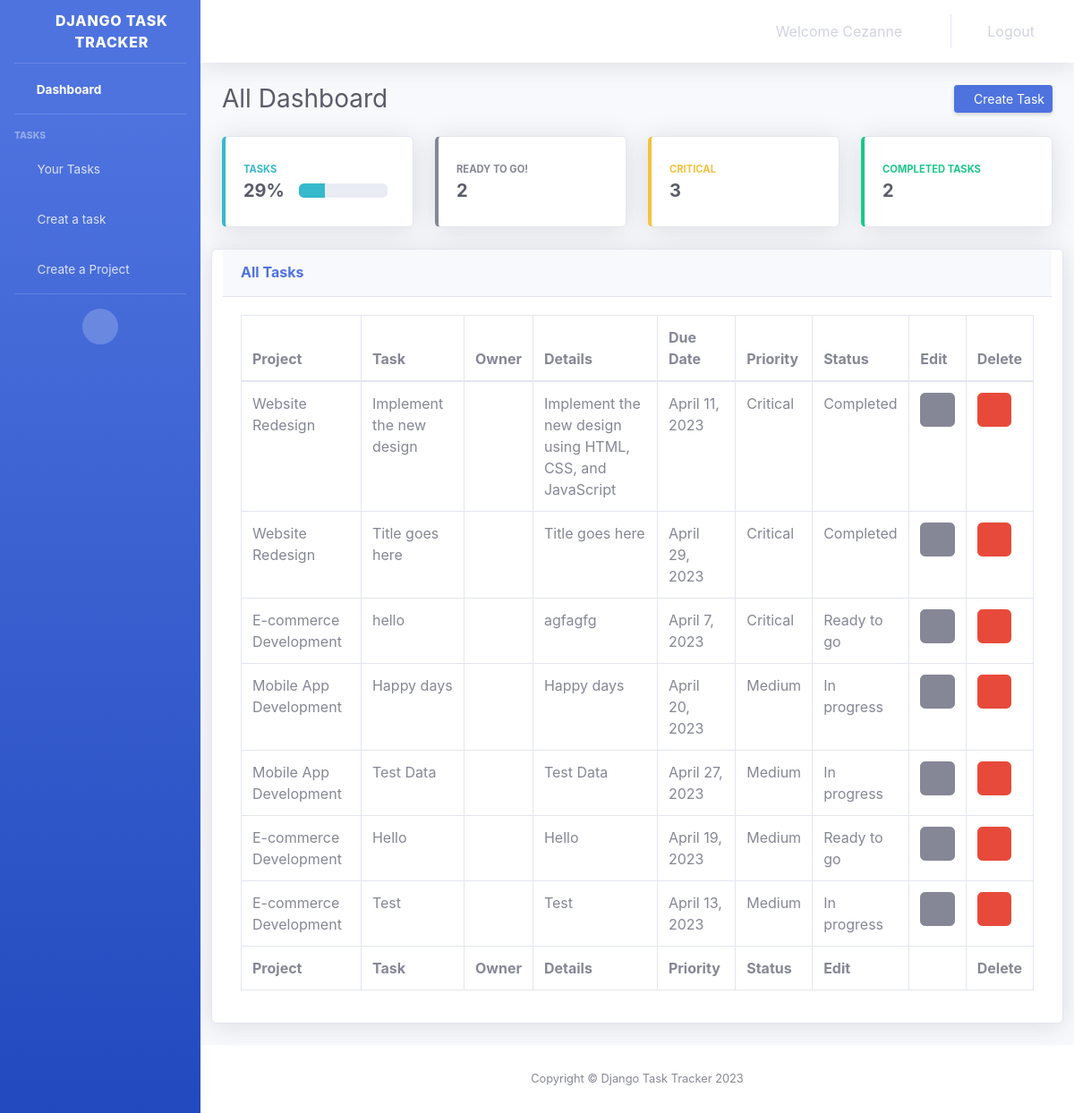
/dashboard (signed in), run on an earlier commit of the app's database.
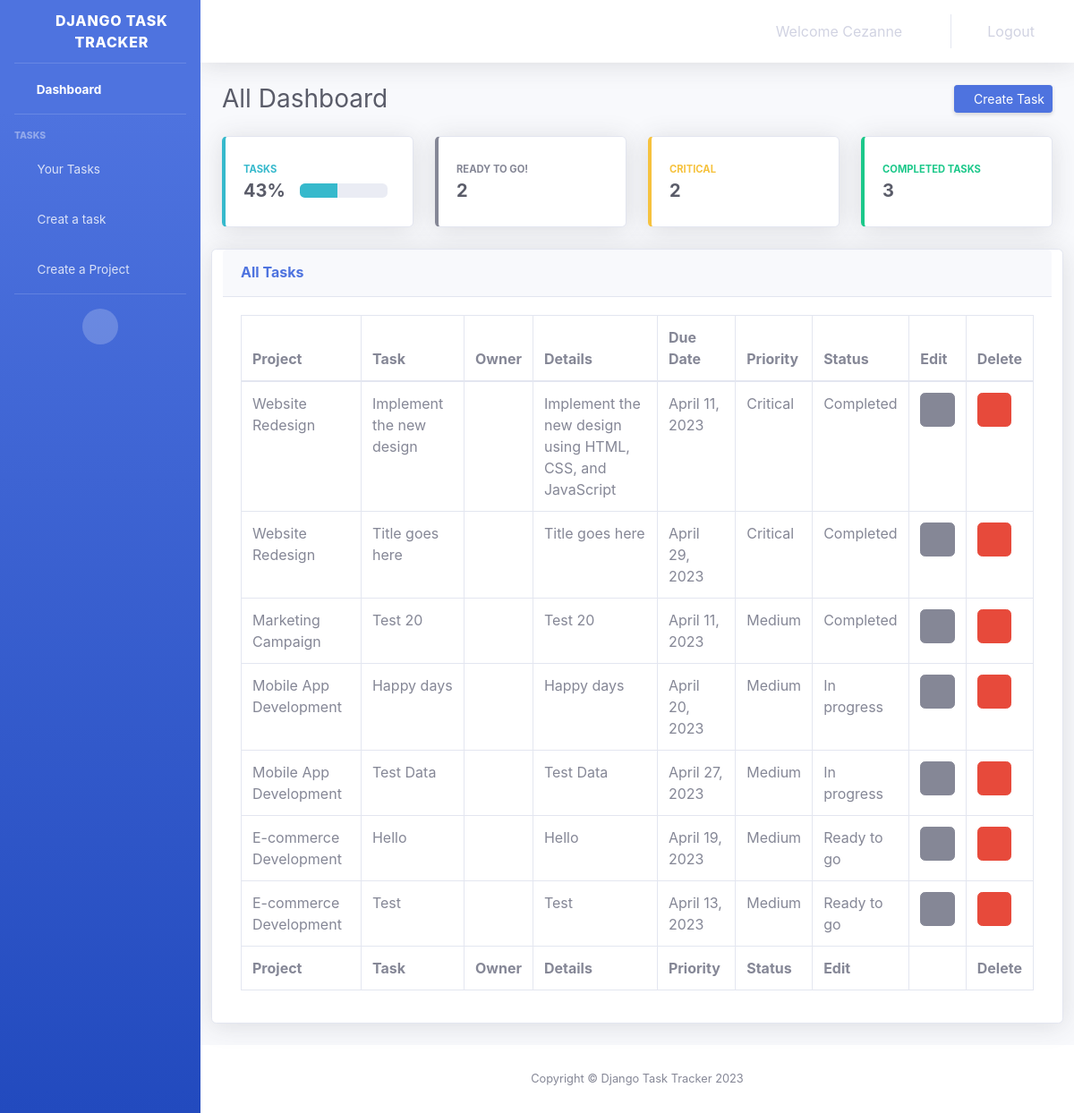
And on a later commit of the database.
### account/models.py (models this page shows, shortened)
class Task(models.Model):
    priority_choice= [
    ('Critical', 'Critical'),
    ('Medium', 'Medium'),
    ('Low', 'Low'),
    ('Best Effort', 'Best effort'),
    ]
    status_choice= [
    ('Ready to go', 'Ready to go'),
    ('In progress', 'In progress'),
    ('Completed', 'Completed'),
    ('stuck', 'Stuck'),
    ]
    owner = UserForeignKey(auto_user_add=True, on_delete=models.SET_NULL, null='TRUE')
    project = models.ForeignKey(Project, on_delete=models.CASCADE)
    title = models.CharField(max_length=100)
    details = models.TextField(blank=True)
    due_date = models.DateField()
    priority = models.CharField(max_length=100, null=True, choices=priority_choice)
    status = models.CharField(max_length=100, null=True, choices=status_choice)

class Project(models.Model):
    name = models.CharField(max_length=100)
    description = models.TextField(blank=True)
    start_date = models.DateField()

### account/views.py (the view)
# urls.py: path('dashboard', views.dashboard, name='dashboard'),
@login_required
def dashboard(request):
    task_list = Task.objects.all()
    critical_tasks = Task.objects.filter(priority='Critical').count()
    completed_tasks = Task.objects.filter(status='Completed').count()
    readygo_tasks = Task.objects.filter(status='Ready to go').count()
    total_tasks = Task.objects.count()
    if total_tasks > 0:
        percentage_completed = round((completed_tasks / float(total_tasks)) * 100)
    else:
        percentage_completed = 0
    context ={
        'taskslist':task_list,
        'readygo_tasks':readygo_tasks,
        'readygo_tasks':readygo_tasks,
        'critical_tasks':critical_tasks,
        'completed_tasks':completed_tasks,
        'percentage_completed':percentage_completed}
    return render(request, 'pages/dashboard.html', context)

### templates/pages/dashboard.html (shortened to what this page needs)
{% extends 'base.html' %}
{% block content %}
    <div id="wrapper">
    {% include 'partials/_nav.html'%}
         <div class="container-fluid">
            <div class="d-sm-flex align-items-center justify-content-between mb-4">
                <h1 class="h3 mb-0 text-gray-800">All Dashboard</h1>
                <a href="{% url 'create_task' %}" class="d-none d-sm-inline-block btn btn-sm btn-primary shadow-sm">
                <i class="fas fa-download fa-sm text-white-50"></i> Create Task</a>
            </div>
            <div class="row">
                <div class=col-lg-12 mb-4"">
                     <div class="row">
                        <div class="col-lg-3  mb-4">
                            <div class="card border-left-info shadow h-100 py-2">
                                <div class="card-body">
                                    <div class="row no-gutters align-items-center">
                                        <div class="col mr-2">
                                            <div class="text-xs font-weight-bold text-info text-uppercase mb-1">Tasks
                                            </div>
                                            <div class="row no-gutters align-items-center">
                                                <div class="col-auto">
                                                    <div class="h5 mb-0 mr-3 font-weight-bold text-gray-800">{{ percentage_completed }}%</div>
                                                </div>
                                                <div class="col">
                                                    <div class="progress">
                                                        <div class="progress-bar bg-info" role="progressbar" style="width:{{ percentage_completed }}%" aria-valuenow="" aria-valuemin="0"
                                                            aria-valuemax="100"></div>
                                                    </div>
                                                </div>
                                            </div>
                                        </div>
                                    </div>
                                </div>
                            </div>
                        </div>
                        <div class="col-lg-3  mb-4">
                            <div class="card border-left-secondary shadow h-100 py-2">
                                <div class="card-body">
                                    <div class="row no-gutters align-items-center">
                                        <div class="col mr-2">
                                            <div class="text-xs font-weight-bold text-secondary text-uppercase mb-1">
                                                Ready to go!</div>
                                            <div class="h5 mb-0 font-weight-bold text-gray-800">{{ readygo_tasks }}</div>
                                        </div>
                                        <div class="col-auto">
                                            <i class="fas fa-battery-quarter fa-2x text-gray-300"></i>
                                        </div>
                                    </div>
                                </div>
                            </div>
                        </div>
                        <div class="col-lg-3  mb-4">
                            <div class="card border-left-warning shadow h-100 py-2">
                                <div class="card-body">
                                    <div class="row no-gutters align-items-center">
                                        <div class="col mr-2">
                                            <div class="text-xs font-weight-bold text-warning text-uppercase mb-1">
                                                Critical</div>
                                            <div class="h5 mb-0 font-weight-bold text-gray-800">{{ critical_tasks }}</div>
                                        </div>
                                        <div class="col-auto">
                                            <i class="far fa-bell fa-2x text-gray-300"></i>
                                        </div>
                                    </div>
                                </div>
                            </div>
                        </div>
                        <div class="col-lg-3  mb-4">
                            <div class="card border-left-success shadow h-100 py-2">
                                <div class="card-body">
                                    <div class="row no-gutters align-items-center">
                                        <div class="col mr-2">
                                            <div class="text-xs font-weight-bold text-success text-uppercase mb-1">
                                                Completed Tasks</div>
                                            <div class="h5 mb-0 font-weight-bold text-gray-800">{{ completed_tasks }}</div>
                                        </div>
                                        <div class="col-auto">
                                            <i class="fas fa-check slot fa-2x text-gray-300"></i>
                                        </div>
                                    </div>
                                </div>
                            </div>
                        </div>
                    </div>
                </div>
            </div>
            <div class="row">
                    <div class="card shadow col-lg-12 mb-4">
                        <div class="card-header py-3">
                            <h6 class="m-0 font-weight-bold text-primary">All Tasks</h6>
                        </div>
                        <div class="card-body">
                            <div class="table-responsive">
                                <table class="table table-bordered" id="dataTable" width="100%" cellspacing="0">
                                    <thead>
                                        <tr>
                                            <th class="no arrows">Project</th>
                                            <th>Task</th>
                                            <th>Owner</th>
                                            <th>Details</th>
                                            <th>Due Date</th>
                                            <th>Priority</th>
                                            <th>Status</th>
                                            <th>Edit</th>
                                            <th>Delete</th>
                                        </tr>
                                    </thead>
                                    <tfoot>
                                        <tr>
                                            <th>Project</th>
                                            <th>Task</th>
                                            <th>Owner</th>
                                            <th>Details</th>
                                            <th>Priority</th>
                                            <th>Status</th>
                                            <th>Edit<th>
                                            <th>Delete</th>
                                        </tr>
                                    </tfoot>
                                   <tbody>
                                     {%for task in taskslist %}
                                     <tr>
                                        <td>{{ task.project.name }}</td>
                                        <td>{{ task.title }}</td>
                                        <td>{{ task.owner.get_full_name }}</td>
                                        <td>{{ task.details }}</td>
                                        <td>{{ task.due_date }}</td>
                                        <td>{{ task.priority }}</td>
                                        <td>{{ task.status }}</td>
                                        <td><a class="btn btn-secondary" href="{% url 'update_task' task.id %}" title="Edit task" >
                                            <i class="fas fa-pen"></i></a>
                                        </td>
                                        <td><a class="btn btn-danger" href="{% url 'delete_task' task.id %}" title="Edit task" >
                                            <i class="fas fa-trash-alt"></i></a>
                                        </td>
                                    </tr>
                                    {% endfor%}
                                </tbody>
                                </table>
                            </div>
                        </div>
                    </div>
            </div>
        </div>
        <footer class="sticky-footer bg-white">
                <div class="container my-auto">
                    <div class="copyright text-center my-auto">
                        <span>Copyright &copy; Django Task Tracker 2023</span>
                    </div>
                </div>
        </footer>
    </div>
{% endblock %}

### templates/base.html (shortened to what this page needs)
{% load static %}
<!DOCTYPE html>
<html lang="en">
    <head>
      {% load bootstrap4 %}
      {% bootstrap_css %}
    <link href="{% static 'vendor/fontawesome-free/css/all.min.css' %}" rel="stylesheet" type="text/css"/>
    <link href="{% static 'css/fontsgoogle.css' %}" rel="stylesheet" type="text/css"/>
    <link href="{% static 'css/sb-admin-2.min.css' %}" rel="stylesheet" />
    <link href="{% static 'vendor/datatables/dataTables.bootstrap4.min.css' %}" rel="stylesheet"/>
    </head>
  <body id="page-top">
    {% block content %}{% endblock %}
  </body>
</html>

### templates/partials/_nav.html (shortened to what this page needs)
        {% load static %}
        <ul class="navbar-nav bg-gradient-primary sidebar sidebar-dark accordion" id="accordionSidebar">
            <a class="sidebar-brand d-flex align-items-center justify-content-center" href="">
                <div class="sidebar-brand-icon rotate-n-15">
                    <i class="fas fa-laugh-wink"></i>
                </div>
                <div class="sidebar-brand-text mx-3">Django Task Tracker</div>
            </a>
            <hr class="sidebar-divider my-0">
            <li class="nav-item active">
                <a class="nav-link" href="{% url 'dashboard' %}">
                    <i class="fas fa-fw fa-tachometer-alt"></i>
                    <span>Dashboard</span></a>
            </li>
            <hr class="sidebar-divider">
            <div class="sidebar-heading">
                Tasks
            </div>
            <li class="nav-item">
                 <a class="nav-link" href="{% url 'your_tasks' %}" >
                    <i class="fas fa-fw fa-clipboard-check"></i>
                    <span>Your Tasks</span>
                </a>
            </li>
            <li class="nav-item">
                <a class="nav-link" href="{% url 'create_task' %}" >
                    <i class="fas fa-fw fa-edit"></i>
                    <span>Creat a task</span>
                </a>
            </li>
            <li class="nav-item">
                 <a class="nav-link" href="{% url 'create_project' %}" >
                    <i class="fas fa-fw fa-box-open"></i>
                    <span>Create a Project</span>
                </a>
            </li>
            <hr class="sidebar-divider">
            <div class="text-center d-none d-md-inline">
                <button class="rounded-circle border-0" id="sidebarToggle"></button>
            </div>
        </ul>
        <div id="content-wrapper" class="d-flex flex-column">
            <div id="content">
                <nav class="navbar navbar-expand navbar-light bg-white topbar mb-4 static-top shadow">
                    <ul class="navbar-nav ml-auto">
                        <li class="nav-item no-arrow">
                            <div class="nav-link >
                                <h5><span class="mr-2 d-none d-lg-inline text-gray-600 small">Welcome {{ user.first_name }} &nbsp;
                                <i class="fas fa-regular fa-dog fa-lg" style="color:#4e73df;"></i> </span></h5>
                            </div>
                        </li>
                        <li class="nav-item mr-3">
                            <a href="javascript:{document.getElementById('logout').submit()}"  class="nav-link">
                            <i class="fas fa-sign-out-alt"></i>Logout</a>
                        </li>
                    </ul>
                </nav>

What changed in the data, as far as the page shows it:
removed Task: project.name "E-commerce Development", title "hello", details "agfagfg", due_date "April 7, 2023", priority "Critical", status "Ready to go"
added Task: project.name "Marketing Campaign", title "Test 20", details "Test 20", due_date "April 11, 2023", priority "Medium", status "Completed"
changed Task "Test": status "In progress" → "Ready to go"
Also different on the page:
{{ percentage_completed }}: "29" → "43"
{{ percentage_completed }}: 29 → 43 (drawn)
{{ critical_tasks }}: "3" → "2"
{{ completed_tasks }}: "2" → "3"
